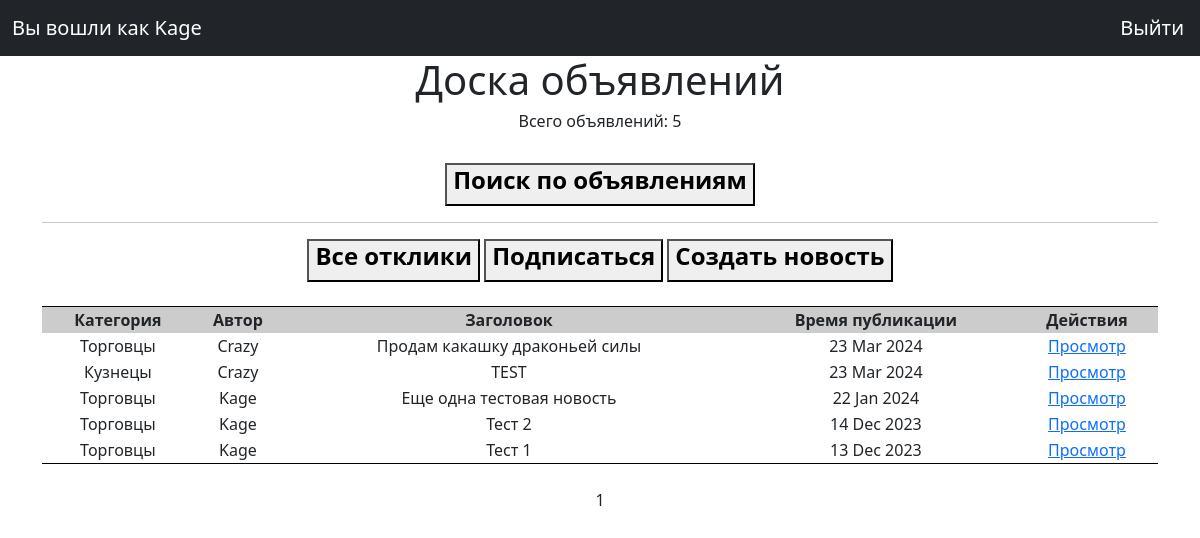
The page /posts/ (signed in) on the database its author committed.
### PostBoard_main/models.py (models this page shows, shortened)
class Posts(models.Model):
    tanks = 'TK'
    healers = 'HL'
    damage_dealers = 'DD'
    merchants = 'MR'
    guild_masters = 'GM'
    quest_givers = 'QG'
    smiths = 'SM'
    leather_workers = 'LW'
    potion_masters = 'PM'
    enchanters = 'EH'
    TYPE = [
        (tanks, 'Танки'), (healers, 'Хилеры'), (damage_dealers, 'ДД'), (merchants, 'Торговцы'),
        (guild_masters, 'Гильдмастера'), (quest_givers, 'Квестгиверы'), (smiths, 'Кузнецы'),
        (leather_workers, 'Кожевники'), (potion_masters, 'Зельевары'), (enchanters, 'Мастера заклинаний')
    ]
    type_post = models.CharField(max_length=2, choices=TYPE, default='MR', verbose_name='Время публикации')
    time_in = models.DateTimeField(auto_now_add=True, verbose_name='Время публикации')
    headline = models.CharField(max_length=128, verbose_name='Заголовок')
    text = RichTextUploadingField(config_name='my-toolbar', verbose_name='Текст')
    category = models.ForeignKey(Category, on_delete=models.CASCADE, related_name='category', verbose_name='Категория')
    to_reg_user = models.ForeignKey(RegUsers, on_delete=models.CASCADE, verbose_name='Автор')

class Category(models.Model):
    name = models.CharField(max_length=30, unique=True, help_text=_('Category name'))
    subscriber = models.ManyToManyField(User, through='Subscriptions')
    def __str__(self):
        return self.name.title()

class RegUsers(models.Model):
    reg_user = models.OneToOneField(User,  on_delete=models.CASCADE)
    code = models.CharField(max_length=6, blank=True, null=True, default=None)

### PostBoard_main/views.py (the view)
# urls.py: path('', PostsList.as_view(), name='posts'),
class PostsList(ListView):
    raise_exception = True
    model = Posts
    ordering = '-time_in'
    template_name = 'posts.html'
    context_object_name = 'posts'
    paginate_by = 20
    def get_context_data(self, **kwargs):
        context = super().get_context_data(**kwargs)
        context['time_now', 'is_reg_user'] = datetime.utcnow(), \
            self.request.user.groups.filter(name='Зарегистрированные пользователи').exists()
        return context

### templates/posts.html (shortened to what this page needs)
<!DOCTYPE html>
{% extends 'flatpages/default.html' %}
{% block content %}
    <h1>Доска объявлений</h1>
    <h6>Всего объявлений: {{ posts|length }}</h6>
    <br>
    <button>
        <a class="nav-link" href="{% url 'search' %}">
            <h4><strong>Поиск по объявлениям</strong></h4>
        </a>
    </button>
    <br>
    <hr>
    {% if request.user.is_authenticated %}
    <button>
        <a class="nav-link" href="{% url 'responses' %}">
            <h4><strong>Все отклики</strong></h4>
        </a>
    </button>
    <button>
        <a class="nav-link" href="{% url 'subscriptions' %}">
            <h4><strong>Подписаться</strong></h4>
        </a>
    </button>
    <button>
        <a class="nav-link" href="{% url 'post_create' %}">
            <h4><strong>Создать новость</strong></h4>
        </a>
    </button>
    {% endif %}
    <br />
    {% if posts %}
        <table border="4" bordercolor="#000000" callspacing="0" callpadding="10" frame=Hsides rules=Cols width="100%" align="center">
            <br />
            <tr class="header">
                <th>Категория</th>
                <th>Автор</th>
                <th>Заголовок</th>
                <th>Время публикации</th>
                <th>Действия</th>
            </tr>
            {% for category in posts %}
            <tr>
                <td>{{ category.category }}</td>
                <td>{{ category.to_reg_user.reg_user }}</td>
                <td>{{ category.headline }}</td>
                <td>{{ category.time_in|date:'d M Y'  }}</td>
                <td>
                    <a href="{% url 'post_detail' pk=category.id %}"> Просмотр </a>
                </td>
            </tr>
            {% endfor %}
        </table>
    {% else %}
        <h2>Новостей нет! Вообще нет!</h2>
    {% endif %}
    <br>
    {{ page_obj.number }}
{% endblock content%}

### templates/flatpages/default.html (shortened to what this page needs)
<!DOCTYPE html>
{% load static %}
<html lang="en">
<head>
    <link href="{% static 'css/styles.css' %}" rel="stylesheet" />
</head>
<body>
    <nav class="navbar navbar-expand-lg navbar-dark bg-dark static-top">
            {% if request.user.is_authenticated %}
        <div class="container">
            <a class="navbar-brand" href="#">Вы вошли как {{ request.user }}</a>
        </div>
        <div>
            <a class="navbar-brand" href="{% url 'account_logout' %}">Выйти</a>
        </div>
            {% endif %}
    </nav>
    <div class="container">
        <div class="row">
            <div class="col-lg-12 text-center">
                {% block content %}{% endblock content %}
            </div>
        </div>
    </div>
</body>
</html>

### templates/flatpages/default.html (style rules this page uses)
.header { height:10px; background-color:#cccccc; padding:10px; text-align:center }

### rows shown on the page
Posts: category "Торговцы", to_reg_user.reg_user "Crazy", headline "Продам какашку драконьей силы", time_in "23 Mar 2024"
Posts: category "Кузнецы", to_reg_user.reg_user "Crazy", headline "TEST", time_in "23 Mar 2024"
Posts: category "Торговцы", to_reg_user.reg_user "Kage", headline "Еще одна тестовая новость", time_in "22 Jan 2024"
Posts: category "Торговцы", to_reg_user.reg_user "Kage", headline "Тест 2", time_in "14 Dec 2023"
Posts: category "Торговцы", to_reg_user.reg_user "Kage", headline "Тест 1", time_in "13 Dec 2023"

### other values the page prints
{{ request.user }} "Kage"
{{ posts|length }} "5"
{{ page_obj.number }} "1"
